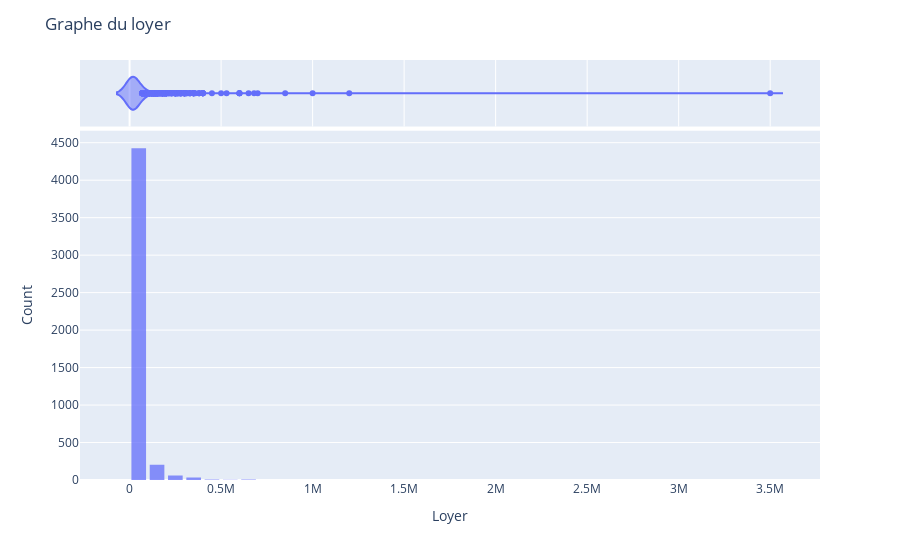

Source (notebook cell):
### Markdown cell above
On remarque que le pairplot suggère que le nombre d'appartement **"BHK"**, la surface en mettre carré **"Size"** et le nombre de salle de bains **"Bathroom"** sont des indicateurs importants du prix du loyer. On remarque une **corrélation positive** entre les différentes propriétés. Les appartements plus grands, avec plus de chambres et de salles de bain, commandent généralement des **loyers plus élevés**.

### Code cell
# Création de l'histogramme pour la distribution du loyer
fig = px.histogram(df, x = "Rent", nbins = 50, marginal = "violin", opacity =0.75)
fig.update_layout(
    title="Graphe du loyer",
    xaxis_title='Loyer',
    yaxis_title='Count',
    bargap=0.2
)
fig.show()

### Figure 1 — Plotly figure (JSON) as saved in the notebook; plotly's stock layout.template omitted (floating-point values rounded to 4 significant figures; data arrays with more than 128 entries replaced by an {"elided": "..."} marker saying what was removed)
{"data": [{"bingroup": "x", "hovertemplate": "Rent=%{x}<br>count=%{y}<extra></extra>", "legendgroup": "", "marker": {"color": "#636efa", "opacity": 0.75, "pattern": {"shape": ""}}, "name": "", "nbinsx": 50, "orientation": "v", "showlegend": false, "type": "histogram", "x": {"elided": "4746 int values"}, "xaxis": "x", "yaxis": "y"}, {"hovertemplate": "Rent=%{x}<extra></extra>", "legendgroup": "", "marker": {"color": "#636efa"}, "name": "", "scalegroup": "x", "showlegend": false, "type": "violin", "x": {"elided": "4746 int values"}, "xaxis": "x2", "yaxis": "y2"}], "layout": {"bargap": 0.2, "barmode": "relative", "legend": {"tracegroupgap": 0}, "margin": {"t": 60}, "title": {"text": "Graphe du loyer"}, "xaxis": {"anchor": "y", "domain": [0, 1], "title": {"text": "Loyer"}}, "xaxis2": {"anchor": "y2", "domain": [0, 1], "matches": "x", "showgrid": true, "showticklabels": false}, "yaxis": {"anchor": "x", "domain": [0, 0.8316], "title": {"text": "Count"}}, "yaxis2": {"anchor": "x2", "domain": [0.8416, 1], "matches": "y2", "showgrid": false, "showline": false, "showticklabels": false, "ticks": ""}}}
